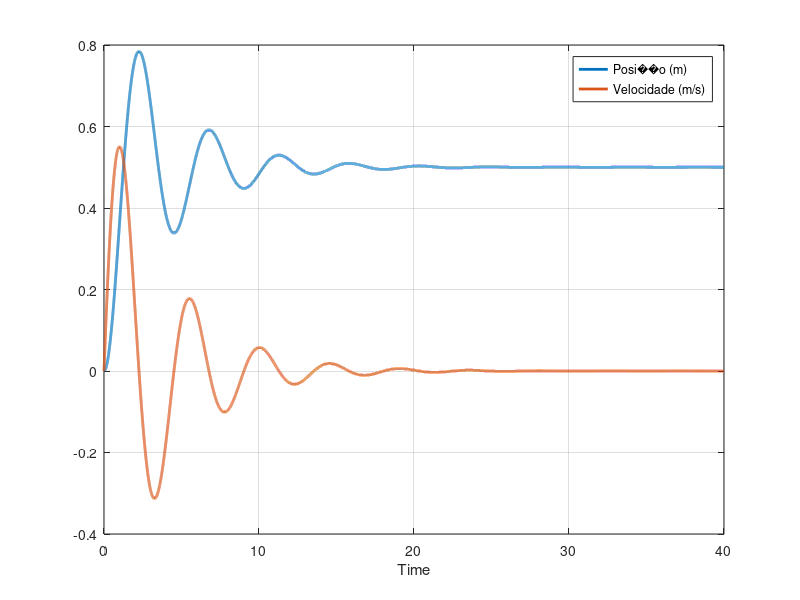

Reproduce this figure in MATLAB.
#Sistema Translacional 2a Ordem - Analítico
clear
close all
clc

M = 1;
K = 2;
B = 0.5;

########## Par�metros de interesse ###########
wn = sqrt(K/M)
csi = B/M*sqrt(M/K)*1/2
Kcc = 1/K

tau =wn*csi %%tau = alpha

wd = wn*sqrt(1-csi^2)
ta = 5/tau
##############################################

fa = @(t) 1; % entrada
t = [0:1e-3:40];
xo = [0;0] % condi��o inicial

% ODEs
% montando modelo de espa�o de estados
dx1 = @(t,x) x(2);
dx2 = @(t,x) -B/M*x(2) -K/M*x(1)+fa(t)/M;

dxdt = @(t,x) [dx1(t,x);dx2(t,x)];

%%% Solu��o Sistema

[t,x] = ode45(dxdt, t, xo);

figure
plot(t, x, 'linewidth', 2)
legend('Posi��o (m)', 'Velocidade (m/s)')
xlabel('Time')
grid

% 13.389 --> 17.856  per�odo da sen�ide T = 4,467
% freq. --> 0,2239
% wd = 2*pi*f --> 1,407
% Portanto os polos de sistema ser�o: P = alpha +/- j*betha %%% P1,2 = 5/40 +/- j*1,407 %%%
